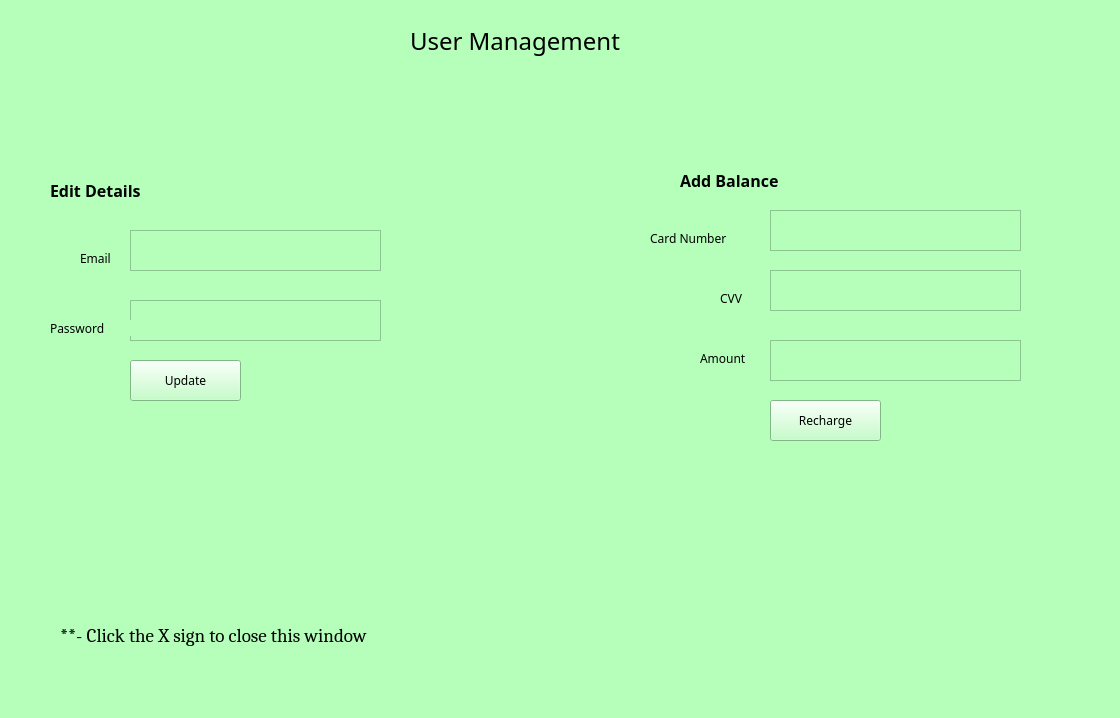
<?xml version="1.0" encoding="UTF-8"?>
<ui version="4.0">
 <class>mng_window</class>
 <widget class="QMainWindow" name="mng_window">
  <property name="geometry">
   <rect>
    <x>0</x>
    <y>0</y>
    <width>1120</width>
    <height>718</height>
   </rect>
  </property>
  <property name="windowTitle">
   <string>User Profile</string>
  </property>
  <property name="styleSheet">
   <string notr="true">background-color:rgb(181, 255, 187)</string>
  </property>
  <widget class="QWidget" name="centralwidget">
   <widget class="QLabel" name="label">
    <property name="geometry">
     <rect>
      <x>410</x>
      <y>20</y>
      <width>281</width>
      <height>41</height>
     </rect>
    </property>
    <property name="font">
     <font>
      <family>Poppins</family>
      <pointsize>18</pointsize>
     </font>
    </property>
    <property name="text">
     <string>User Management</string>
    </property>
   </widget>
   <widget class="QTextEdit" name="textEdit">
    <property name="geometry">
     <rect>
      <x>130</x>
      <y>230</y>
      <width>251</width>
      <height>41</height>
     </rect>
    </property>
    <property name="font">
     <font>
      <family>Cambria</family>
      <pointsize>9</pointsize>
     </font>
    </property>
   </widget>
   <widget class="QLabel" name="label_2">
    <property name="geometry">
     <rect>
      <x>80</x>
      <y>250</y>
      <width>41</width>
      <height>16</height>
     </rect>
    </property>
    <property name="font">
     <font>
      <family>Poppins</family>
      <pointsize>9</pointsize>
     </font>
    </property>
    <property name="text">
     <string>Email</string>
    </property>
   </widget>
   <widget class="QTextEdit" name="textEdit_2">
    <property name="geometry">
     <rect>
      <x>130</x>
      <y>300</y>
      <width>251</width>
      <height>41</height>
     </rect>
    </property>
    <property name="font">
     <font>
      <family>Cambria</family>
      <pointsize>9</pointsize>
     </font>
    </property>
   </widget>
   <widget class="QLabel" name="label_3">
    <property name="geometry">
     <rect>
      <x>50</x>
      <y>320</y>
      <width>81</width>
      <height>16</height>
     </rect>
    </property>
    <property name="font">
     <font>
      <family>Poppins</family>
      <pointsize>9</pointsize>
     </font>
    </property>
    <property name="text">
     <string>Password</string>
    </property>
   </widget>
   <widget class="QLabel" name="label_4">
    <property name="geometry">
     <rect>
      <x>50</x>
      <y>180</y>
      <width>131</width>
      <height>21</height>
     </rect>
    </property>
    <property name="font">
     <font>
      <family>Poppins</family>
      <pointsize>12</pointsize>
      <weight>75</weight>
      <bold>true</bold>
     </font>
    </property>
    <property name="text">
     <string>Edit Details</string>
    </property>
   </widget>
   <widget class="QTextEdit" name="textEdit_3">
    <property name="geometry">
     <rect>
      <x>770</x>
      <y>270</y>
      <width>251</width>
      <height>41</height>
     </rect>
    </property>
    <property name="font">
     <font>
      <family>Cambria</family>
      <pointsize>9</pointsize>
     </font>
    </property>
   </widget>
   <widget class="QTextEdit" name="textEdit_4">
    <property name="geometry">
     <rect>
      <x>770</x>
      <y>340</y>
      <width>251</width>
      <height>41</height>
     </rect>
    </property>
    <property name="font">
     <font>
      <family>Cambria</family>
      <pointsize>9</pointsize>
     </font>
    </property>
   </widget>
   <widget class="QTextEdit" name="textEdit_5">
    <property name="geometry">
     <rect>
      <x>770</x>
      <y>210</y>
      <width>251</width>
      <height>41</height>
     </rect>
    </property>
    <property name="font">
     <font>
      <family>Cambria</family>
      <pointsize>9</pointsize>
     </font>
    </property>
   </widget>
   <widget class="QLabel" name="label_5">
    <property name="geometry">
     <rect>
      <x>680</x>
      <y>170</y>
      <width>131</width>
      <height>21</height>
     </rect>
    </property>
    <property name="font">
     <font>
      <family>Poppins</family>
      <pointsize>12</pointsize>
      <weight>75</weight>
      <bold>true</bold>
     </font>
    </property>
    <property name="text">
     <string>Add Balance</string>
    </property>
   </widget>
   <widget class="QLabel" name="label_6">
    <property name="geometry">
     <rect>
      <x>650</x>
      <y>230</y>
      <width>111</width>
      <height>16</height>
     </rect>
    </property>
    <property name="font">
     <font>
      <family>Poppins</family>
      <pointsize>9</pointsize>
     </font>
    </property>
    <property name="text">
     <string>Card Number</string>
    </property>
   </widget>
   <widget class="QLabel" name="label_7">
    <property name="geometry">
     <rect>
      <x>720</x>
      <y>290</y>
      <width>41</width>
      <height>16</height>
     </rect>
    </property>
    <property name="font">
     <font>
      <family>Poppins</family>
      <pointsize>9</pointsize>
     </font>
    </property>
    <property name="text">
     <string>CVV</string>
    </property>
   </widget>
   <widget class="QLabel" name="label_8">
    <property name="geometry">
     <rect>
      <x>700</x>
      <y>350</y>
      <width>61</width>
      <height>16</height>
     </rect>
    </property>
    <property name="font">
     <font>
      <family>Poppins</family>
      <pointsize>9</pointsize>
     </font>
    </property>
    <property name="text">
     <string>Amount</string>
    </property>
   </widget>
   <widget class="QPushButton" name="pushButton">
    <property name="geometry">
     <rect>
      <x>130</x>
      <y>360</y>
      <width>111</width>
      <height>41</height>
     </rect>
    </property>
    <property name="font">
     <font>
      <family>Poppins</family>
      <pointsize>9</pointsize>
     </font>
    </property>
    <property name="text">
     <string>Update</string>
    </property>
   </widget>
   <widget class="QPushButton" name="pushButton_2">
    <property name="geometry">
     <rect>
      <x>770</x>
      <y>400</y>
      <width>111</width>
      <height>41</height>
     </rect>
    </property>
    <property name="font">
     <font>
      <family>Poppins</family>
      <pointsize>9</pointsize>
     </font>
    </property>
    <property name="text">
     <string>Recharge</string>
    </property>
   </widget>
   <widget class="QLabel" name="label_9">
    <property name="geometry">
     <rect>
      <x>60</x>
      <y>610</y>
      <width>401</width>
      <height>51</height>
     </rect>
    </property>
    <property name="font">
     <font>
      <family>Cambria</family>
      <pointsize>14</pointsize>
     </font>
    </property>
    <property name="autoFillBackground">
     <bool>false</bool>
    </property>
    <property name="text">
     <string>**- Click the X sign to close this window</string>
    </property>
   </widget>
  </widget>
  <widget class="QStatusBar" name="statusbar"/>
 </widget>
 <resources/>
 <connections/>
</ui>
